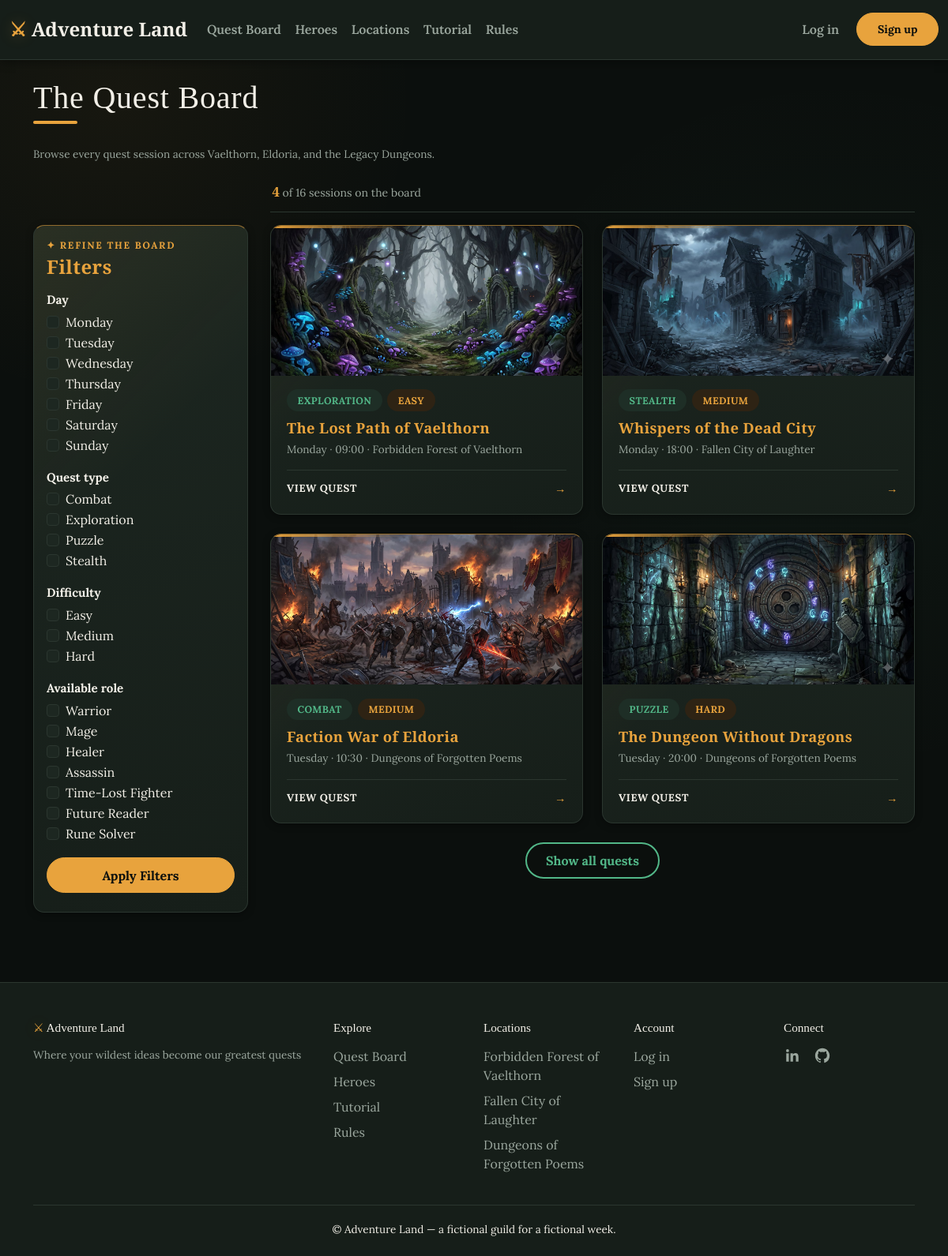
The app's page /quests with its own data.
### tables this page shows
CREATE TABLE quest_types (
    id      INTEGER PRIMARY KEY AUTOINCREMENT,
    name    TEXT NOT NULL UNIQUE
);

CREATE TABLE difficulties (
    id      INTEGER PRIMARY KEY AUTOINCREMENT,
    name    TEXT NOT NULL UNIQUE
);

CREATE TABLE roles (
    id                      INTEGER PRIMARY KEY AUTOINCREMENT,
    name                    TEXT    NOT NULL UNIQUE,
    max_places_per_session  INTEGER NOT NULL CHECK (max_places_per_session > 0),
    quest_type_id           INTEGER,
    FOREIGN KEY (quest_type_id) REFERENCES quest_types (id)
);

CREATE TABLE quest_sessions (
    id              INTEGER PRIMARY KEY AUTOINCREMENT,
    quest_id        INTEGER NOT NULL,
    day             TEXT    NOT NULL CHECK (day IN
                        ('Monday','Tuesday','Wednesday','Thursday','Friday','Saturday','Sunday')),
    start_time      TEXT    NOT NULL,   -- 'HH:MM', 24h format
    location_id     INTEGER NOT NULL,
    created_at      TIMESTAMP DEFAULT CURRENT_TIMESTAMP,
    FOREIGN KEY (quest_id) REFERENCES quests (id),
    FOREIGN KEY (location_id) REFERENCES locations (id),
    UNIQUE (day, start_time, location_id)
);

CREATE TABLE quests (
    id                  INTEGER PRIMARY KEY AUTOINCREMENT,
    guild_master_id     INTEGER NOT NULL,
    title               TEXT    NOT NULL,
    duration_minutes    INTEGER NOT NULL CHECK (duration_minutes > 0),
    quest_type_id       INTEGER NOT NULL,
    difficulty_id       INTEGER NOT NULL,
    description         TEXT    NOT NULL,
    image_filename      TEXT,
    created_at          TIMESTAMP DEFAULT CURRENT_TIMESTAMP,
    FOREIGN KEY (guild_master_id) REFERENCES users (id),
    FOREIGN KEY (quest_type_id) REFERENCES quest_types (id),
    FOREIGN KEY (difficulty_id) REFERENCES difficulties (id)
);

CREATE TABLE locations (
    id              INTEGER PRIMARY KEY AUTOINCREMENT,
    name            TEXT NOT NULL UNIQUE,
    tagline         TEXT,               -- short evocative subtitle
    description     TEXT,               -- longer lore paragraph(s)
    image_filename  TEXT
);

### app.py (the view)
@app.route("/quests")
def quest_board():
    days = request.args.getlist("day")
    quest_types = request.args.getlist("quest_type")
    difficulties = request.args.getlist("difficulty")
    roles_selected = request.args.getlist("role")
    show_all = request.args.get("show") == "all"
    all_sessions = dao.get_all_sessions_with_details(
        days=days, quest_types=quest_types, difficulties=difficulties, roles=roles_selected
    )
    sessions = all_sessions if show_all else all_sessions[:SESSIONS_PER_PAGE]
    has_more = not show_all and len(all_sessions) > SESSIONS_PER_PAGE
    return render_template(
        "quest_board.html",
        sessions=sessions,
        total_count=len(all_sessions),
        has_more=has_more,
        days_options=week_time.DAY_ORDER,
        quest_types_options=dao.get_used_quest_types(),
        difficulties_options=dao.get_used_difficulties(),
        roles_options=dao.get_all_roles(),
        selected={"day": days, "quest_type": quest_types, "difficulty": difficulties, "role": roles_selected},
    )

### app.py (called while the page is built)
@app.context_processor
def inject_globals():
    return {
        "guild_name": "Adventure Land",
        "guild_tagline": "Where your wildest ideas become our greatest quests",
        "today_iso": datetime.now().date().isoformat(),
    }

### dao.py (called while the page is built)
def get_connection():
    conn = sqlite3.connect(DB_PATH)
    conn.execute("PRAGMA foreign_keys = ON")
    conn.row_factory = sqlite3.Row  # I use column names such as row["username"].
    return conn

def get_used_quest_types():
    conn = get_connection()
    rows = conn.execute(
        """SELECT DISTINCT qt.* FROM quest_types qt
           JOIN quests q ON q.quest_type_id = qt.id
           ORDER BY qt.name"""
    ).fetchall()
    conn.close()
    return rows

def get_used_difficulties():
    conn = get_connection()
    rows = conn.execute(
        """SELECT DISTINCT d.* FROM difficulties d
           JOIN quests q ON q.difficulty_id = d.id
           ORDER BY d.id"""
    ).fetchall()
    conn.close()
    return rows

def get_all_roles():
    conn = get_connection()
    rows = conn.execute(
        """SELECT r.*, qt.name AS quest_type_name
           FROM roles r
           LEFT JOIN quest_types qt ON qt.id = r.quest_type_id
           ORDER BY r.id"""
    ).fetchall()
    conn.close()
    return rows

### templates/quest_board.html (shortened to what this page needs)
{% extends "base.html" %}
{% block content %}
<div class="mb-4">
  <h1 class="section-title">The Quest Board</h1>
  <p class="form-hint mb-0">Browse every quest session across Vaelthorn, Eldoria, and the Legacy Dungeons.</p>
</div>
{% if sessions %}
<div class="quest-board-toolbar">
  <p class="home-results-count mb-0"><strong>{{ sessions|length }}</strong> of {{ total_count }} sessions on the board</p>
</div>
{% endif %}
<div class="quest-board-layout">
  <div>
    <aside class="filter-bar quest-board-filter p-3" aria-label="Filter quest sessions">
      <form method="GET" action="{{ url_for('quest_board') }}">
        <p class="filter-bar__eyebrow mb-1"><span aria-hidden="true">&#10022;</span> Refine the board</p>
        <h2 class="hero-row__title hero-row__title--sm mb-3">Filters</h2>
        <fieldset class="mb-3">
          <legend class="form-label mb-1">Day</legend>
          {% for d in days_options %}
          <div class="form-check">
            <input class="form-check-input" type="checkbox" name="day" value="{{ d }}" id="day_{{ loop.index }}"
                   {% if d in selected.day %}checked{% endif %}>
            <label class="form-check-label" for="day_{{ loop.index }}">{{ d }}</label>
          </div>
          {% endfor %}
        </fieldset>
        <fieldset class="mb-3">
          <legend class="form-label mb-1">Quest type</legend>
          {% for t in quest_types_options %}
          <div class="form-check">
            <input class="form-check-input" type="checkbox" name="quest_type" value="{{ t.name }}" id="type_{{ loop.index }}"
                   {% if t.name in selected.quest_type %}checked{% endif %}>
            <label class="form-check-label" for="type_{{ loop.index }}">{{ t.name }}</label>
          </div>
          {% endfor %}
        </fieldset>
        <fieldset class="mb-3">
          <legend class="form-label mb-1">Difficulty</legend>
          {% for d in difficulties_options %}
          <div class="form-check">
            <input class="form-check-input" type="checkbox" name="difficulty" value="{{ d.name }}" id="diff_{{ loop.index }}"
                   {% if d.name in selected.difficulty %}checked{% endif %}>
            <label class="form-check-label" for="diff_{{ loop.index }}">{{ d.name }}</label>
          </div>
          {% endfor %}
        </fieldset>
        <fieldset class="mb-3">
          <legend class="form-label mb-1">Available role</legend>
          {% for r in roles_options %}
          <div class="form-check">
            <input class="form-check-input" type="checkbox" name="role" value="{{ r.name }}" id="role_{{ loop.index }}"
                   {% if r.name in selected.role %}checked{% endif %}>
            <label class="form-check-label" for="role_{{ loop.index }}">{{ r.name }}</label>
          </div>
          {% endfor %}
        </fieldset>
        <button type="submit" class="btn btn-accent w-100 mb-2">Apply Filters</button>
      </form>
    </aside>
  </div>
  <div class="quest-board-results">
    {% if sessions %}
    <div class="quest-listing-grid">
      {% for s in sessions %}
        <a href="{{ url_for('session_detail', session_id=s.id) }}" class="text-decoration-none d-block h-100">
          <article class="quest-card quest-card--listing h-100">
            <img class="quest-card__image" src="{{ url_for('static', filename='images/quests/' + s.image_filename) }}" alt="{{ s.title }}">
            <div class="quest-card__body">
              <div class="quest-card__meta">
                <span class="pill pill-type">{{ s.quest_type }}</span>
                <span class="pill pill-difficulty">{{ s.difficulty }}</span>
              </div>
              <h3 class="quest-card__title">{{ s.title }}</h3>
              <p class="form-hint mb-0">{{ s.day }} · {{ s.start_time }} · {{ s.location }}</p>
              <span class="quest-card__action">View quest <span aria-hidden="true">&rarr;</span></span>
            </div>
          </article>
        </a>
      {% endfor %}
    </div>
    {% if has_more %}
    <div class="text-center mt-4 mb-2">
      <a href="{{ url_for('quest_board', day=selected.day, quest_type=selected.quest_type, difficulty=selected.difficulty, role=selected.role, show='all') }}"
         class="btn btn-outline-guild">
        Show all quests
      </a>
    </div>
    {% endif %}
    {% endif %}
  </div>
</div>
{% endblock %}

### templates/base.html (shortened to what this page needs)
<!DOCTYPE html>
<html lang="en">
<head>
  <link href="https://cdn.jsdelivr.net/npm/bootstrap@5.3.8/dist/css/bootstrap.min.css"
        rel="stylesheet"
>
  <link href="{{ url_for('static', filename='css/style.css') }}" rel="stylesheet">
</head>
<body>
  <nav class="navbar navbar-guild">
    <div class="container">
      <a class="navbar-brand" href="{{ url_for('index') }}"><span class="brand-mark" aria-hidden="true">⚔</span> {{ guild_name }}</a>
      <div class="navbar-desktop" id="navMain">
        <ul class="navbar-nav me-auto">
          <li class="nav-item"><a class="nav-link" href="{{ url_for('quest_board') }}">Quest Board</a></li>
          <li class="nav-item"><a class="nav-link" href="{{ url_for('heroes') }}">Heroes</a></li>
          <li class="nav-item"><a class="nav-link" href="{{ url_for('locations') }}">Locations</a></li>
          <li class="nav-item"><a class="nav-link" href="{{ url_for('tutorial') }}">Tutorial</a></li>
          <li class="nav-item"><a class="nav-link" href="{{ url_for('rules') }}">Rules</a></li>
        </ul>
        <ul class="navbar-nav navbar-account align-items-center">
          {% if current_user.is_authenticated %}
            <li class="nav-item">
              <a class="nav-link d-flex align-items-center gap-2" href="{{ url_for('profile') }}" aria-label="Open my profile">
                {% if current_user.avatar_filename %}
                  <img class="navbar-avatar" src="{{ url_for('static', filename='images/avatars/' + current_user.avatar_filename) }}" alt="{{ current_user.username }}">
                {% else %}
                  <span class="navbar-avatar avatar-fallback">{{ current_user.name[0] }}</span>
                {% endif %}
                {{ current_user.username }}
              </a>
            </li>
            <li class="nav-item"><a class="nav-link" href="{{ url_for('logout') }}">Log out</a></li>
          {% else %}
            <li class="nav-item"><a class="nav-link" href="{{ url_for('login') }}">Log in</a></li>
            <li class="nav-item ms-2">
              <a class="btn btn-accent btn-sm" href="{{ url_for('signup') }}">Sign up</a>
            </li>
          {% endif %}
        </ul>
      </div>
    </div>
  </nav>
  <main class="container py-4">
    {% block content %}{% endblock %}
  </main>
  <footer class="footer-guild">
    <div class="container">
      <div class="row g-4">
        <div class="col-4">
          <h6><span class="brand-mark" aria-hidden="true">⚔</span> {{ guild_name }}</h6>
          <p class="form-hint">{{ guild_tagline }}</p>
        </div>
        <div class="col-2">
          <h6>Explore</h6>
          <a href="{{ url_for('quest_board') }}">Quest Board</a>
          <a href="{{ url_for('heroes') }}">Heroes</a>
          <a href="{{ url_for('tutorial') }}">Tutorial</a>
          <a href="{{ url_for('rules') }}">Rules</a>
        </div>
        <div class="col-2">
          <h6>Locations</h6>
          <a href="{{ url_for('locations') }}#location-1">Forbidden Forest of Vaelthorn</a>
          <a href="{{ url_for('locations') }}#location-2">Fallen City of Laughter</a>
          <a href="{{ url_for('locations') }}#location-3">Dungeons of Forgotten Poems</a>
        </div>
        <div class="col-2">
          <h6>Account</h6>
          {% if current_user.is_authenticated %}
            <a href="{{ url_for('profile') }}">My profile</a>
            <a href="{{ url_for('logout') }}">Log out</a>
          {% else %}
            <a href="{{ url_for('login') }}">Log in</a>
            <a href="{{ url_for('signup') }}">Sign up</a>
          {% endif %}
        </div>
        <div class="col-2">
          <h6>Connect</h6>
          <div class="d-flex gap-3">
            <a href="https://www.linkedin.com/in/abolfazl-mahmoodi-5349b43b4/" target="_blank" rel="noopener noreferrer" aria-label="LinkedIn" class="footer-social-icon">
            </a>
            <a href="https://github.com/abolfazl-mahmoodi" target="_blank" rel="noopener noreferrer" aria-label="GitHub" class="footer-social-icon">
            </a>
          </div>
        </div>
      </div>
      <div class="footer-guild__bottom text-center">
        <span>&copy; {{ guild_name }} — a fictional guild for a fictional week.</span>
      </div>
    </div>
  </footer>
</body>
</html>

### records on screen
quest_types: name "Combat"
quest_types: name "Exploration"
quest_types: name "Puzzle"
quest_types: name "Stealth"
difficulties: name "Easy"
difficulties: name "Medium"
difficulties: name "Hard"
roles: name "Warrior"
roles: name "Mage"
roles: name "Healer"
roles: name "Assassin"
roles: name "Time-Lost Fighter"
roles: name "Future Reader"
roles: name "Rune Solver"
quest_sessions: image_filename (picture), quest_type "EXPLORATION", difficulty "EASY", title "The Lost Path of Vaelthorn", day "Monday", start_time "09:00", location "Forbidden Forest of Vaelthorn"
quest_sessions: image_filename (picture), quest_type "STEALTH", difficulty "MEDIUM", title "Whispers of the Dead City", day "Monday", start_time "18:00", location "Fallen City of Laughter"
quest_sessions: image_filename (picture), quest_type "COMBAT", difficulty "MEDIUM", title "Faction War of Eldoria", day "Tuesday", start_time "10:30", location "Dungeons of Forgotten Poems"
quest_sessions: image_filename (picture), quest_type "PUZZLE", difficulty "HARD", title "The Dungeon Without Dragons", day "Tuesday", start_time "20:00", location "Dungeons of Forgotten Poems"

### other values on screen
{{ guild_name }} "Adventure Land"
{{ sessions|length }} "4"
{{ total_count }} "16"
{{ d }} "Monday" "Tuesday" "Wednesday" "Thursday" "Friday" "Saturday" "Sunday"
{{ guild_tagline }} "Where your wildest ideas become our greatest quests"
